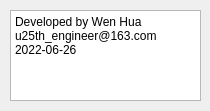
<?xml version="1.0" encoding="UTF-8"?>
<ui version="4.0">
 <class>about</class>
 <widget class="QDialog" name="about">
  <property name="geometry">
   <rect>
    <x>0</x>
    <y>0</y>
    <width>210</width>
    <height>111</height>
   </rect>
  </property>
  <property name="windowTitle">
   <string>Dialog</string>
  </property>
  <widget class="QPlainTextEdit" name="plainTextEdit">
   <property name="geometry">
    <rect>
     <x>10</x>
     <y>10</y>
     <width>191</width>
     <height>91</height>
    </rect>
   </property>
   <property name="plainText">
    <string>Developed by Wen Hua
u25th_engineer@163.com
2022-06-26</string>
   </property>
  </widget>
 </widget>
 <resources/>
 <connections/>
</ui>
